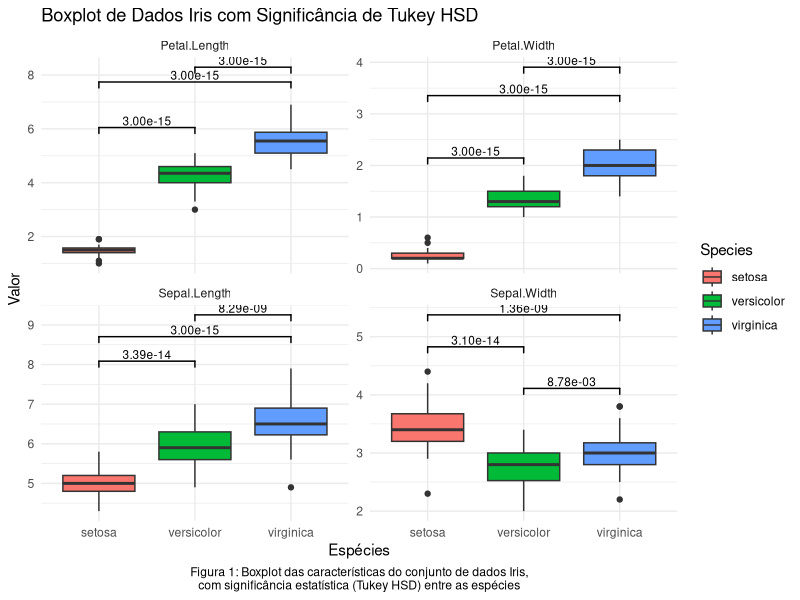

Write R code to recreate this figure.
## ---- chunk 1
knitr::opts_chunk$set(echo = TRUE)
## ---- chunk 2
library('ggplot2')
library('tidyverse')
library('knitr')
library('flextable')
library('officer')
library('ggsignif')
## ---- chunk 3
iris <- readxl::read_excel('./iris.xlsx')
iris_stats <- iris %>%
  group_by(Species) %>% 
  summarise(
    S.Length_mean_sd = paste0(round(mean(Sepal.Length), 2), " (+/- ", round(sd(Sepal.Length), 2), ")"),
    S.Width_mean_sd = paste0(round(mean(Sepal.Width), 2), " (+/- ", round(sd(Sepal.Width), 2), ")"),
    P.Length_mean_sd = paste0(round(mean(Petal.Length), 2), " (+/- ", round(sd(Petal.Length), 2), ")"),
    P.Width_mean_sd = paste0(round(mean(Petal.Width), 2), " (+/- ", round(sd(Petal.Width), 2), ")")
  )
## ---- chunk 4
flextable(iris_stats) %>% 
  fontsize(part = 'header', size = 8) %>% 
  fontsize(part = 'body', size = 8) %>% 
  set_caption('Tabela 1: Estatísticas descritivas (média e desvio padrão) das características do conjunto de dados Iris, agrupadas por espécie.',
              fp_p = fp_text(font.size = 8)) %>%
  autofit()
## ---- chunk 5
tukey_results_all <- data.frame()
anova_results_all <- data.frame()

for (c in colnames(iris[, 1:4])) {
  aov_result <- aov(as.formula(paste(c, "~ Species")), data = iris)
  anova_summary <- summary(aov_result)[[1]]
  anova_df <- as.data.frame(anova_summary)
  anova_df$`Sum Sq` <- round(anova_df$`Sum Sq`, 2)
  anova_df$`Mean Sq` <- round(anova_df$`Mean Sq`, 2)
  anova_df$`F value` <- round(anova_df$`F value`, 2)
  anova_df$`Pr(>F)` <- formatC(anova_df$`Pr(>F)`, format = "e", digits = 2)
  anova_df$Characteristic <- c
  anova_df$Source <- rownames(anova_df)
  rownames(anova_df) <- NULL
  anova_results_all <- rbind(anova_results_all, anova_df)
  
  tukey_result <- TukeyHSD(aov_result)
  tukey_df <- as.data.frame(tukey_result$Species)
  tukey_df$diff <- round(tukey_df$diff, 2)
  tukey_df$lwr <- round(tukey_df$lwr, 2)
  tukey_df$upr <- round(tukey_df$upr, 2)
  tukey_df$`p adj` <- formatC(tukey_df$`p adj`, format = "e", digits = 2)
  tukey_df$Characteristic <- c
  tukey_df$Comparison <- rownames(tukey_df)
  rownames(tukey_df) <- NULL
  tukey_results_all <- rbind(tukey_results_all, tukey_df)
}
## ---- chunk 6
flextable(anova_results_all) %>% 
  fontsize(part = 'header', size = 8) %>% 
  fontsize(part = 'body', size = 8) %>% 
  set_caption('Tabela 2: Resultados da ANOVA por característica para as espécies do conjunto de dados Iris',
              fp_p = fp_text(font.size = 8)) %>%
  autofit()

flextable(tukey_results_all) %>% 
  fontsize(part = 'header', size = 8) %>% 
  fontsize(part = 'body', size = 8) %>%
  set_caption('Tabela 3: Resultados do teste post-hoc de Tukey HSD para as comparações entre as espécies no conjunto de dados Iris',
              fp_p = fp_text(font.size = 8)) %>%
  autofit()
## ---- chunk 7
iris_long <- iris %>%
  pivot_longer(cols = c(Sepal.Length, Sepal.Width, Petal.Length, Petal.Width),
               names_to = "Characteristic",
               values_to = "Value")
## ---- chunk 8
comparisons <- tukey_results_all %>%
  filter(as.numeric(`p adj`) < 0.05) %>%
  mutate(sp1 = sapply(strsplit(Comparison, "-"), "[", 1),
         sp2 = sapply(strsplit(Comparison, "-"), "[", 2))

get_upper_whisker <- function(characteristic, species) {
  filtered_data <- iris_long %>%
    filter(Species == species, Characteristic == characteristic) %>%
    pull(Value)
  
  Q1 <- quantile(filtered_data, 0.25)
  Q3 <- quantile(filtered_data, 0.75)
  IQR <- Q3 - Q1
  upper_whisker <- Q3 + 1.5 * IQR
  return(upper_whisker)
}

comparisons <- comparisons %>%
  rowwise() %>%
  mutate(
    upper_whisker_sp1 = get_upper_whisker(Characteristic, sp1),
    upper_whisker_sp2 = get_upper_whisker(Characteristic, sp2),
    y_position = max(upper_whisker_sp1, upper_whisker_sp2)
  ) %>%
  ungroup()
## ---- chunk 9
adjust_y_position <- function(df, increment = 0.5) {
  df <- df %>%
    arrange(Characteristic, y_position) %>%
    group_by(Characteristic) %>%
    mutate(
      y_position = purrr::accumulate(y_position, function(prev, current) {
        if (current <= prev) {
          return(prev + increment)
        } else {
          return(current)
        }
      })
    ) %>%
    ungroup()
  
  return(df)
}

comparisons <- adjust_y_position(comparisons)
## ---- chunk 10
p <- ggplot(iris_long, aes(x = Species, y = Value)) +
  geom_boxplot(position = 'dodge', aes(fill=Species)) +
  geom_signif(
    data = comparisons,
    aes(xmin = sp1, 
        xmax = sp2, 
        annotations = `p adj`, 
        y_position = y_position*1.1),
    textsize = 3, vjust = 0,
    manual = TRUE) + 
  facet_wrap(~ Characteristic, scales = "free_y") +
  theme_minimal() +
  labs(title = "Boxplot de Dados Iris com Significância de Tukey HSD",
       x = "Espécies",
       y = "Valor",
       caption = "Figura 1: Boxplot das características do conjunto de dados Iris,\ncom significância estatística (Tukey HSD) entre as espécies") +
  theme(plot.caption = element_text(hjust = 0.5))
## ---- chunk 11
plot(p)
